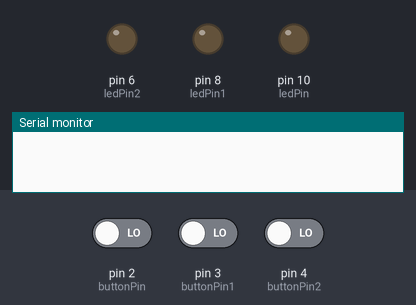
A sketch run on a simulated Arduino Uno, built for the host (arithmetic inside an expression is 32-bit, double 64-bit). Parts: output pins drawn as LEDs (lit = HIGH), the last lines printed to the serial monitor. The inputs (shaded band) are chosen by the test bench; at power-on: pin 2 (buttonPin) LOW, pin 3 (buttonPin1) LOW, pin 4 (buttonPin2) LOW.

Above: at 1.2 s.
1.3 s: pin 2 (buttonPin) driven HIGH and pin 3 (buttonPin1) driven HIGH and pin 4 (buttonPin2) driven HIGH
At 1.6 s:
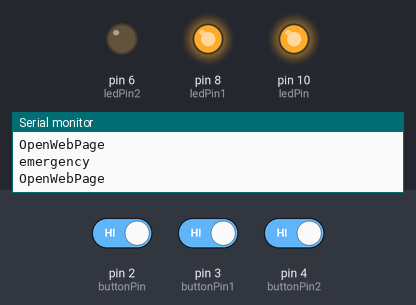
2.8 s: pin 3 (buttonPin1) driven LOW
At 3.3 s:
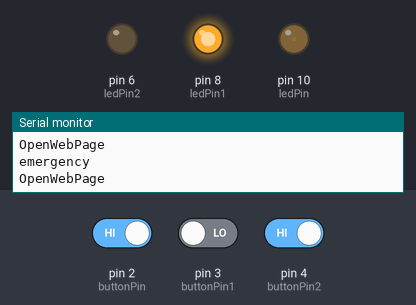
4.3 s: pin 3 (buttonPin1) driven HIGH
At 5.2 s:
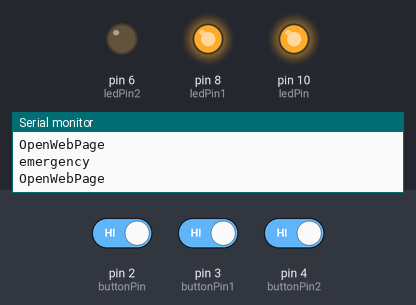
5.8 s: pin 4 (buttonPin2) driven LOW
At 6.8 s:
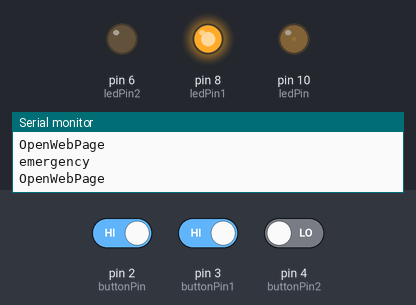
7.3 s: pin 4 (buttonPin2) driven HIGH
At 8.7 s:
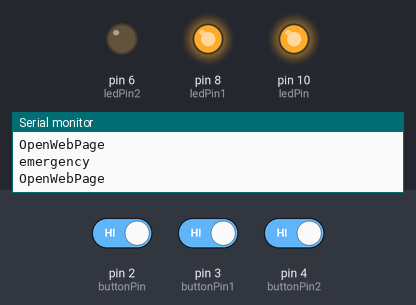
Timing chart, 0 to 10.3 s (numbered marks = the images above; inputs shaded):
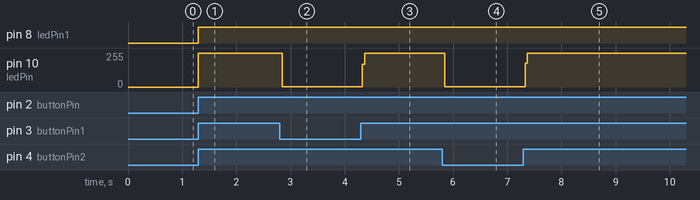

The sketch:

MaternaMonitor.ino
```cpp
// LED Code: ON/OFF Functionality
const int buttonPin = 2;     // the number of the pushbutton pin
const int ledPin =  10;      // the number of the LED pin for on/off
int buttonStateMain = 0;         // variable for reading the pushbutton status

// Emergency Buttons
const int buttonPin1 = 3;     // the number of the pushbutton pin
const int ledPin1 =  8;      // the number of the LED pin for on/off
int button1State = 0;         // variable for reading the pushbutton status

const int buttonPin2 = 4;     // the number of the pushbutton pin
const int ledPin2 =  6;      // the number of the LED pin for on/off
int button2State = 0;         // variable for reading the pushbutton status

// Heart Rate Code
int const PULSE_SENSOR_PIN = 0;   // 'S' Signal pin connected to A0

int Signal;                // Store incoming ADC data. Value can range from 0-1024
int Threshold = 550;       // Determine which Signal to "count as a beat" and which to ignore.

// free fall detect code
#include "CurieIMU.h"
boolean blinkState = false;          // state of the LED
unsigned long loopTime = 0;          // get the time since program started
unsigned long interruptsTime = 0;    // get the time when free fall event is detected


void setup() {

   Serial.begin(9600); // initialize Serial communication
  while(!Serial) ;    // wait for serial port to connect.

  /* Initialise the IMU */
  CurieIMU.begin();
  CurieIMU.attachInterrupt(eventCallback);

  /* Enable Free Fall Detection */
  CurieIMU.setDetectionThreshold(CURIE_IMU_FREEFALL, 1000); // 1g=1000mg
  CurieIMU.setDetectionDuration(CURIE_IMU_FREEFALL, 50);  // 50ms
  CurieIMU.interrupts(CURIE_IMU_FREEFALL);

  // ON/OFF button
  pinMode(ledPin, OUTPUT); // initialize the LED pin as an output
  pinMode(buttonPin, INPUT); // initialize the pushbutton pin as an input

  // Emergency Buttons
    // button 1
  pinMode(ledPin1, OUTPUT); // initialize the LED pin as an output
  pinMode(buttonPin1, INPUT); // initialize the pushbutton pin as an input
    // button 2
  pinMode(ledPin2, OUTPUT); // initialize the LED pin as an output
  pinMode(buttonPin2, INPUT); // initialize the pushbutton pin as an input

}

static void eventCallback(){
  if (CurieIMU.getInterruptStatus(CURIE_IMU_FREEFALL)) {
    Serial.println("emergency");
    Serial.println("OpenWebPage");
    if (buttonStateMain == HIGH){
    digitalWrite(ledPin1, HIGH);
    interruptsTime = millis();

    }
  }


    // Heartbeat Functionality

    Signal = analogRead(PULSE_SENSOR_PIN); // Read the sensor value

    if(Signal > Threshold){                // If the signal is above threshold, turn on the LED
      digitalWrite(LED_BUILTIN,HIGH);
    } else {
      digitalWrite(LED_BUILTIN,LOW);     // Else turn off the LED
    }
    delay(10);
  }


void loop() {

    // LED ON/OFF Functionality

  // read the state of the ON/OFF button value:
  buttonStateMain = digitalRead(buttonPin);

  // read the state of the emergency button1 value:
  button1State = digitalRead(buttonPin1);

  // read the state of the emergency button2 value:
  button2State = digitalRead(buttonPin2);

  // if free fall event is detected in 1000ms, LED will be turned up

  // check if the pushbutton is pressed. If it is, the buttonState is HIGH:


    if (buttonStateMain == HIGH) {
    // add all functionality code here (dependent on the device being on, controlled by main button)

    // turn LED on:
    digitalWrite(ledPin, HIGH);

    // Emergency Button Functionality

    if (button1State == HIGH && button2State == HIGH) { // if both buttons are on,
      digitalWrite(ledPin1, HIGH);
      Serial.println("emergency");
      Serial.println("OpenWebPage");
      loopTime = millis();
  }


  else {
    // turn LED off:
    digitalWrite(ledPin, LOW);
  }

}
}
```

Measured:
- after the input at 1.3 s, pin 8 (ledPin1): LOW → HIGH at once; pin 10 (ledPin): 0/255 → 255/255 at once
- after the input at 2.8 s, pin 10 (ledPin): 255/255 → 2/255 after 0.05 s
- after the input at 4.3 s, pin 10 (ledPin): 2/255 → 255/255 at once
- after the input at 5.8 s, pin 10 (ledPin): 255/255 → 2/255 after 0.05 s
- after the input at 7.3 s, pin 10 (ledPin): 2/255 → 255/255 at once
